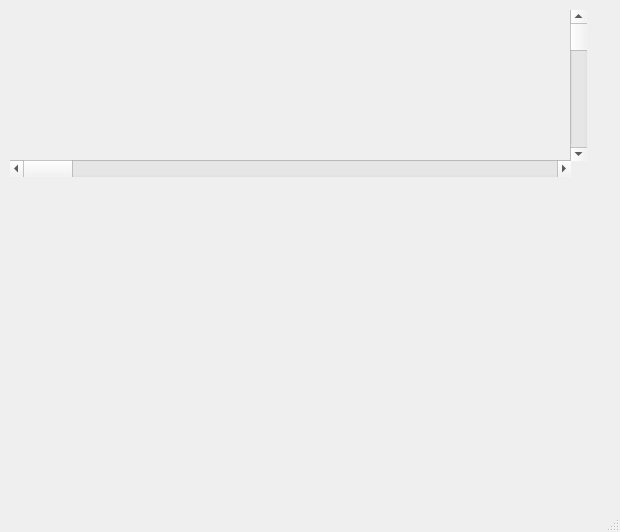
<?xml version="1.0" encoding="UTF-8"?>
<ui version="4.0">
 <class>MainWindow</class>
 <widget class="QMainWindow" name="MainWindow">
  <property name="geometry">
   <rect>
    <x>0</x>
    <y>0</y>
    <width>620</width>
    <height>532</height>
   </rect>
  </property>
  <property name="windowTitle">
   <string>QCustomPlot Scrollbar Axis Range Control Demo</string>
  </property>
  <widget class="QWidget" name="centralWidget">
   <widget class="QCustomPlot" name="plot" native="true">
    <property name="enabled">
     <bool>true</bool>
    </property>
    <property name="geometry">
     <rect>
      <x>9</x>
      <y>9</y>
      <width>561</width>
      <height>151</height>
     </rect>
    </property>
    <property name="cursor">
     <cursorShape>CrossCursor</cursorShape>
    </property>
   </widget>
   <widget class="QScrollBar" name="verticalScrollBar">
    <property name="geometry">
     <rect>
      <x>570</x>
      <y>10</y>
      <width>17</width>
      <height>151</height>
     </rect>
    </property>
    <property name="orientation">
     <enum>Qt::Vertical</enum>
    </property>
   </widget>
   <widget class="QScrollBar" name="horizontalScrollBar">
    <property name="geometry">
     <rect>
      <x>10</x>
      <y>160</y>
      <width>561</width>
      <height>17</height>
     </rect>
    </property>
    <property name="orientation">
     <enum>Qt::Horizontal</enum>
    </property>
   </widget>
  </widget>
  <widget class="QStatusBar" name="statusBar"/>
  <action name="actionInsert_Plot">
   <property name="text">
    <string>Insert Plot</string>
   </property>
  </action>
  <action name="actionSave_Document">
   <property name="text">
    <string>Save Document...</string>
   </property>
  </action>
 </widget>
 <layoutdefault spacing="6" margin="11"/>
 <customwidgets>
  <customwidget>
   <class>QCustomPlot</class>
   <extends>QWidget</extends>
   <header>../../qcustomplot.h</header>
   <container>1</container>
  </customwidget>
 </customwidgets>
 <resources/>
 <connections/>
</ui>
